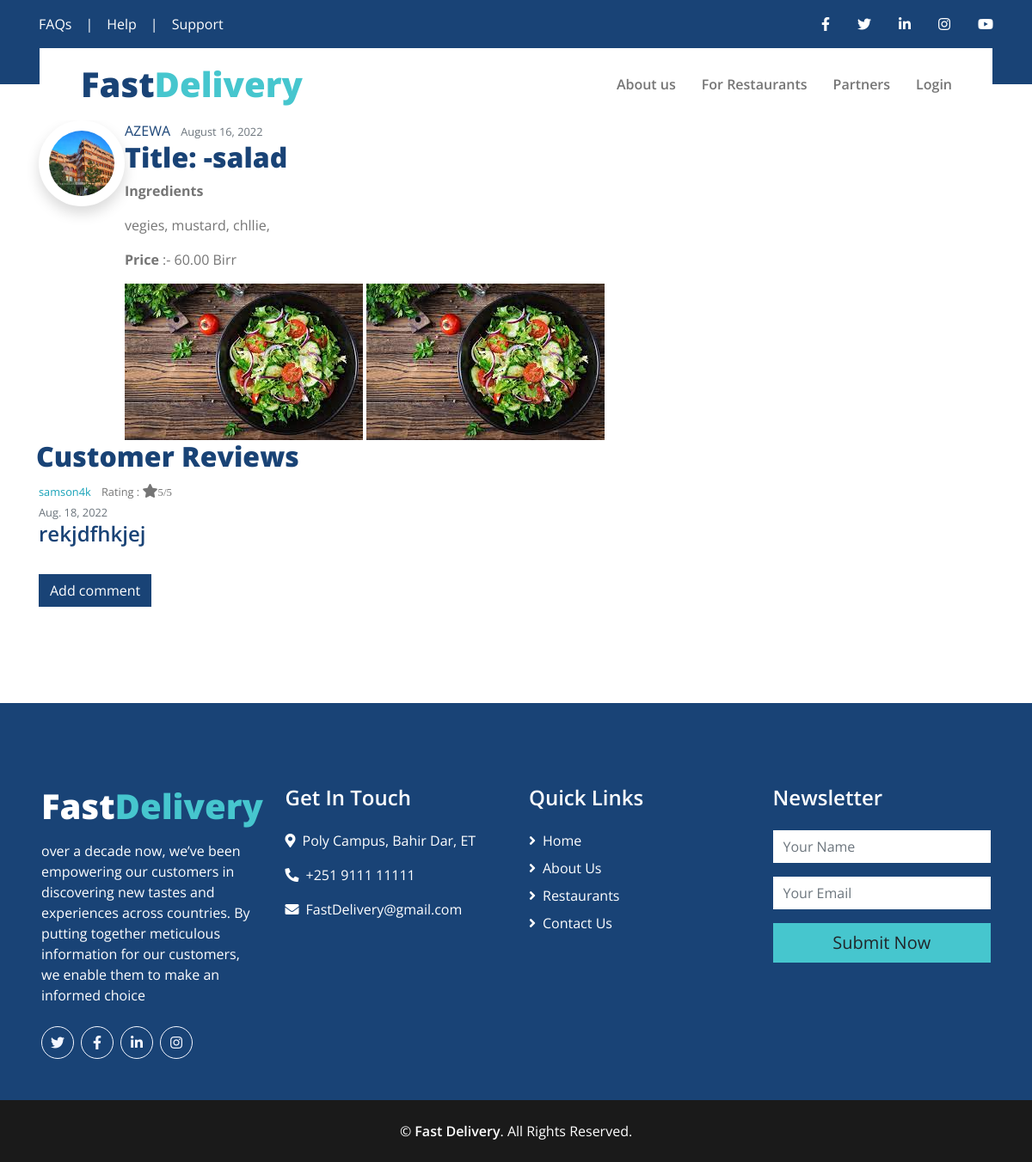
The app's page /post/4/ with its own data.
### blog/models.py (models this page shows, shortened)
class Post(models.Model):
    LABELS = (
        ('Best Selling Foods', 'Best Selling Foods'),
        ('New Food', 'New Food'),
        ('Spicy Foods', 'Spicy Foods'),
        ('Cultural Food', 'Cultural Food'),
        ('Fasting Food', 'Fasting Food'),
    )
    title = models.CharField(max_length=100,help_text='Enter the name of the food')
    content = models.TextField()
    date_posted = models.DateTimeField(default=timezone.now)
    author = models.ForeignKey(User, on_delete=models.CASCADE)
    slug = models.SlugField(default="foods")
    labels = models.CharField(max_length=25, default='New Food',choices=LABELS, blank=True)
    pieces = models.PositiveIntegerField(default=1)
    price = models.DecimalField(max_digits=10,decimal_places=2,default=0.00)
    image = models.ImageField(default='default.jpg', upload_to='images/')
    image2 = models.ImageField(default='default.jpg', upload_to='images/')

class Comment(models.Model):
    post = models.ForeignKey(Post,related_name='comments',on_delete = models.CASCADE)
    name = models.TextField()
    rslug=models.SlugField()
    review = models.TextField()
    rating=models.IntegerField(choices=rate_choices,blank=True,null=True)
    posted_on = models.DateField(default=timezone.now)
    likes = models.PositiveSmallIntegerField(default=0)

### users/models.py (models this page shows, shortened)
class Profile(models.Model):
    user = models.OneToOneField(User, on_delete=models.CASCADE)
    image = models.ImageField(default='default.jpg', upload_to='profile_pics')

### blog/views.py (the view)
# urls.py: path('post/<int:pk>/', PostDetailView.as_view(), name='post-detail'),
class PostDetailView(DetailView):
    model = Post

### blog/templates/blog/post_detail.html (shortened to what this page needs)
{% extends "blog/layout.html" %} {% block content %}
<div class="container">
  <article class="media content-section">
      <img class="position-relative rounded-circle bg-white shadow mx-auto" src="{{object.author.profile.image.url }}" style="width: 100px; height: 100px; padding: 12px; margin-bottom: -50px; z-index: 1;" alt="">
      <div class="media-body">
          <div class="article-metadata">
              <a class="mr-2" href="{% url 'user-posts' object.author.username %}">{{ object.author|upper|cut:'1'|cut:'.' }}</a>
              <small class="text-muted">{{ object.date_posted|date:"F d, Y" }}</small>
          </div>
          <h2 class="article-title">Title: -{{ object.title }}</h2>
          <div class="article-metadata">
              <div>
                  <P class="article-title"><strong>Ingredients</strong></P>
              </div>
              <p class="article-content">{{ object.content }}</p>
          </div>
          <p class="article-content"><strong>Price</strong> :- {{ object.price }} Birr </p>
          <img src="{{ object.image.url }}">
          <img src="{{ object.image2.url }}">
      </div>
  </article>
    <div class="row">
      <h2>Customer Reviews{{no_of_comments}}</h2>
    </div>
    {% for comment in post.comments.all %}
  <small class="mr-2 btn-outline-info">{{comment.name}}</small>
  <small>Rating : </small><i class="fa fa-star" aria-hidden="true"><small>{{comment.rating}}/5</small></i>
  <br>
  <small class="text-muted">{{comment.posted_on}}</small>
    <h4 class="article-title">{{comment.review}}</h1>
  {% endfor %}  </br>
  <p><a class="btn btn-primary" href="{% url 'addcomment' post.id %}">Add comment</a></p>
  </div>
{%endblock%}

### records on screen
Post: author.profile.image (picture), author "AZEWA", date_posted "August 16, 2022", title "salad", content "vegies, mustard, chllie,", price "60.00", image (picture), image2 (picture)
Comment: name "samson4k", rating "5", posted_on "Aug. 18, 2022", review "rekjdfhkjej"
